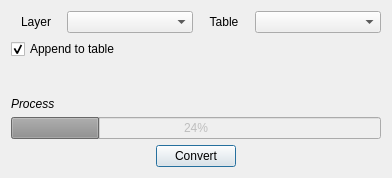
<?xml version="1.0" encoding="UTF-8"?>
<ui version="4.0">
 <class>LayerToTableDialog</class>
 <widget class="QDialog" name="LayerToTableDialog">
  <property name="geometry">
   <rect>
    <x>0</x>
    <y>0</y>
    <width>392</width>
    <height>178</height>
   </rect>
  </property>
  <property name="minimumSize">
   <size>
    <width>392</width>
    <height>156</height>
   </size>
  </property>
  <property name="windowTitle">
   <string>Convert table to layer</string>
  </property>
  <layout class="QGridLayout" name="gridLayout">
   <item row="0" column="0">
    <layout class="QVBoxLayout" name="verticalLayout">
     <item>
      <layout class="QHBoxLayout" name="hlLayer">
       <item>
        <widget class="QLabel" name="lLayer">
         <property name="maximumSize">
          <size>
           <width>50</width>
           <height>16777215</height>
          </size>
         </property>
         <property name="text">
          <string>Layer</string>
         </property>
         <property name="alignment">
          <set>Qt::AlignCenter</set>
         </property>
        </widget>
       </item>
       <item>
        <widget class="QComboBox" name="cbLayer"/>
       </item>
       <item>
        <widget class="QLabel" name="lTable">
         <property name="maximumSize">
          <size>
           <width>50</width>
           <height>16777215</height>
          </size>
         </property>
         <property name="text">
          <string>Table</string>
         </property>
         <property name="alignment">
          <set>Qt::AlignCenter</set>
         </property>
        </widget>
       </item>
       <item>
        <widget class="QComboBox" name="cbTable"/>
       </item>
      </layout>
     </item>
     <item>
      <widget class="QCheckBox" name="cbAppendToTable">
       <property name="text">
        <string>Append to table</string>
       </property>
       <property name="checked">
        <bool>true</bool>
       </property>
      </widget>
     </item>
     <item>
      <spacer name="verticalSpacer">
       <property name="orientation">
        <enum>Qt::Vertical</enum>
       </property>
       <property name="sizeHint" stdset="0">
        <size>
         <width>20</width>
         <height>40</height>
        </size>
       </property>
      </spacer>
     </item>
     <item>
      <widget class="QLabel" name="lProcess">
       <property name="font">
        <font>
         <italic>true</italic>
        </font>
       </property>
       <property name="text">
        <string>Process</string>
       </property>
       <property name="textFormat">
        <enum>Qt::AutoText</enum>
       </property>
       <property name="alignment">
        <set>Qt::AlignLeading|Qt::AlignLeft|Qt::AlignVCenter</set>
       </property>
      </widget>
     </item>
     <item>
      <widget class="QProgressBar" name="progressBar">
       <property name="enabled">
        <bool>false</bool>
       </property>
       <property name="value">
        <number>24</number>
       </property>
      </widget>
     </item>
     <item>
      <layout class="QHBoxLayout" name="hlTable">
       <item>
        <spacer name="hs1">
         <property name="orientation">
          <enum>Qt::Horizontal</enum>
         </property>
         <property name="sizeHint" stdset="0">
          <size>
           <width>40</width>
           <height>20</height>
          </size>
         </property>
        </spacer>
       </item>
       <item>
        <widget class="QPushButton" name="pbConvert">
         <property name="text">
          <string>Convert</string>
         </property>
        </widget>
       </item>
       <item>
        <spacer name="hs2">
         <property name="orientation">
          <enum>Qt::Horizontal</enum>
         </property>
         <property name="sizeHint" stdset="0">
          <size>
           <width>40</width>
           <height>20</height>
          </size>
         </property>
        </spacer>
       </item>
      </layout>
     </item>
    </layout>
   </item>
  </layout>
 </widget>
 <resources/>
 <connections/>
</ui>
